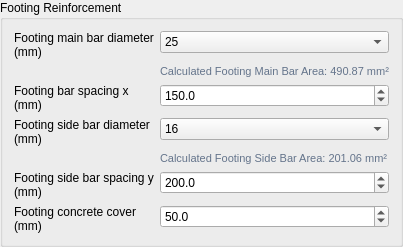
                          <widget class="QGroupBox" name="grp_ftg_reinf">
                            <property name="title">
                              <string>Footing Reinforcement</string>
                            </property>
                            <layout class="QFormLayout" name="form_ftg_reinf">
                              <item row="0" column="0">
                                <widget class="QLabel" name="lbl_combo_ftg_rebar_dia">
                                  <property name="text">
                                    <string>Footing main bar diameter (mm)</string>
                                  </property>
                                  <property name="wordWrap">
                                    <bool>true</bool>
                                  </property>
                                </widget>
                              </item>
                              <item row="0" column="1">
                                <widget class="QComboBox" name="combo_ftg_rebar_dia">
                                  <item>
                                    <property name="text">
                                      <string>6</string>
                                    </property>
                                  </item>
                                  <item>
                                    <property name="text">
                                      <string>8</string>
                                    </property>
                                  </item>
                                  <item>
                                    <property name="text">
                                      <string>10</string>
                                    </property>
                                  </item>
                                  <item>
                                    <property name="text">
                                      <string>12</string>
                                    </property>
                                  </item>
                                  <item>
                                    <property name="text">
                                      <string>13</string>
                                    </property>
                                  </item>
                                  <item>
                                    <property name="text">
                                      <string>14</string>
                                    </property>
                                  </item>
                                  <item>
                                    <property name="text">
                                      <string>16</string>
                                    </property>
                                  </item>
                                  <item>
                                    <property name="text">
                                      <string>19</string>
                                    </property>
                                  </item>
                                  <item>
                                    <property name="text">
                                      <string>22</string>
                                    </property>
                                  </item>
                                  <item>
                                    <property name="text">
                                      <string>25</string>
                                    </property>
                                  </item>
                                  <item>
                                    <property name="text">
                                      <string>29</string>
                                    </property>
                                  </item>
                                  <item>
                                    <property name="text">
                                      <string>32</string>
                                    </property>
                                  </item>
                                  <item>
                                    <property name="text">
                                      <string>36</string>
                                    </property>
                                  </item>
                                  <item>
                                    <property name="text">
                                      <string>40</string>
                                    </property>
                                  </item>
                                  <item>
                                    <property name="text">
                                      <string>50</string>
                                    </property>
                                  </item>
                                  <property name="currentIndex">
                                    <number>9</number>
                                  </property>
                                </widget>
                              </item>
                              <item row="1" column="1">
                                <widget class="QLabel" name="lbl_ftg_bar_area">
                                  <property name="text">
                                    <string>Calculated Footing Main Bar Area: 490.87 mm²</string>
                                  </property>
                                  <property name="styleSheet">
                                    <string>color: #64748b; font-size: 11px;</string>
                                  </property>
                                </widget>
                              </item>
                              <item row="2" column="0">
                                <widget class="QLabel" name="lbl_spin_ftg_spacing_x">
                                  <property name="text">
                                    <string>Footing bar spacing x (mm)</string>
                                  </property>
                                  <property name="wordWrap">
                                    <bool>true</bool>
                                  </property>
                                </widget>
                              </item>
                              <item row="2" column="1">
                                <widget class="QDoubleSpinBox" name="spin_ftg_spacing_x">
                                  <property name="decimals">
                                    <number>1</number>
                                  </property>
                                  <property name="minimum">
                                    <double>0.0</double>
                                  </property>
                                  <property name="maximum">
                                    <double>1000000.0</double>
                                  </property>
                                  <property name="singleStep">
                                    <double>10.0</double>
                                  </property>
                                  <property name="value">
                                    <double>150.0</double>
                                  </property>
                                </widget>
                              </item>
                              <item row="3" column="0">
                                <widget class="QLabel" name="lbl_combo_ftg_sidebar_dia">
                                  <property name="text">
                                    <string>Footing side bar diameter (mm)</string>
                                  </property>
                                  <property name="wordWrap">
                                    <bool>true</bool>
                                  </property>
                                </widget>
                              </item>
                              <item row="3" column="1">
                                <widget class="QComboBox" name="combo_ftg_sidebar_dia">
                                  <item>
                                    <property name="text">
                                      <string>6</string>
                                    </property>
                                  </item>
                                  <item>
                                    <property name="text">
                                      <string>8</string>
                                    </property>
                                  </item>
                                  <item>
                                    <property name="text">
                                      <string>10</string>
                                    </property>
                                  </item>
                                  <item>
                                    <property name="text">
                                      <string>12</string>
                                    </property>
                                  </item>
                                  <item>
                                    <property name="text">
                                      <string>13</string>
                                    </property>
                                  </item>
                                  <item>
                                    <property name="text">
                                      <string>14</string>
                                    </property>
                                  </item>
                                  <item>
                                    <property name="text">
                                      <string>16</string>
                                    </property>
                                  </item>
                                  <item>
                                    <property name="text">
                                      <string>19</string>
                                    </property>
                                  </item>
                                  <item>
                                    <property name="text">
                                      <string>22</string>
                                    </property>
                                  </item>
                                  <item>
                                    <property name="text">
                                      <string>25</string>
                                    </property>
                                  </item>
                                  <item>
                                    <property name="text">
                                      <string>29</string>
                                    </property>
                                  </item>
                                  <item>
                                    <property name="text">
                                      <string>32</string>
                                    </property>
                                  </item>
                                  <item>
                                    <property name="text">
                                      <string>36</string>
                                    </property>
                                  </item>
                                  <item>
                                    <property name="text">
                                      <string>40</string>
                                    </property>
                                  </item>
                                  <item>
                                    <property name="text">
                                      <string>50</string>
                                    </property>
                                  </item>
                                  <property name="currentIndex">
                                    <number>6</number>
                                  </property>
                                </widget>
                              </item>
                              <item row="4" column="1">
                                <widget class="QLabel" name="lbl_ftg_sidebar_area">
                                  <property name="text">
                                    <string>Calculated Footing Side Bar Area: 201.06 mm²</string>
                                  </property>
                                  <property name="styleSheet">
                                    <string>color: #64748b; font-size: 11px;</string>
                                  </property>
                                </widget>
                              </item>
                              <item row="5" column="0">
                                <widget class="QLabel" name="lbl_spin_ftg_spacing_y">
                                  <property name="text">
                                    <string>Footing side bar spacing y (mm)</string>
                                  </property>
                                  <property name="wordWrap">
                                    <bool>true</bool>
                                  </property>
                                </widget>
                              </item>
                              <item row="5" column="1">
                                <widget class="QDoubleSpinBox" name="spin_ftg_spacing_y">
                                  <property name="decimals">
                                    <number>1</number>
                                  </property>
                                  <property name="minimum">
                                    <double>0.0</double>
                                  </property>
                                  <property name="maximum">
                                    <double>1000000.0</double>
                                  </property>
                                  <property name="singleStep">
                                    <double>10.0</double>
                                  </property>
                                  <property name="value">
                                    <double>200.0</double>
                                  </property>
                                </widget>
                              </item>
                              <item row="6" column="0">
                                <widget class="QLabel" name="lbl_spin_ftg_cover">
                                  <property name="text">
                                    <string>Footing concrete cover (mm)</string>
                                  </property>
                                  <property name="wordWrap">
                                    <bool>true</bool>
                                  </property>
                                </widget>
                              </item>
                              <item row="6" column="1">
                                <widget class="QDoubleSpinBox" name="spin_ftg_cover">
                                  <property name="decimals">
                                    <number>1</number>
                                  </property>
                                  <property name="minimum">
                                    <double>0.0</double>
                                  </property>
                                  <property name="maximum">
                                    <double>1000000.0</double>
                                  </property>
                                  <property name="singleStep">
                                    <double>5.0</double>
                                  </property>
                                  <property name="value">
                                    <double>50.0</double>
                                  </property>
                                </widget>
                              </item>
                            </layout>
                          </widget>
